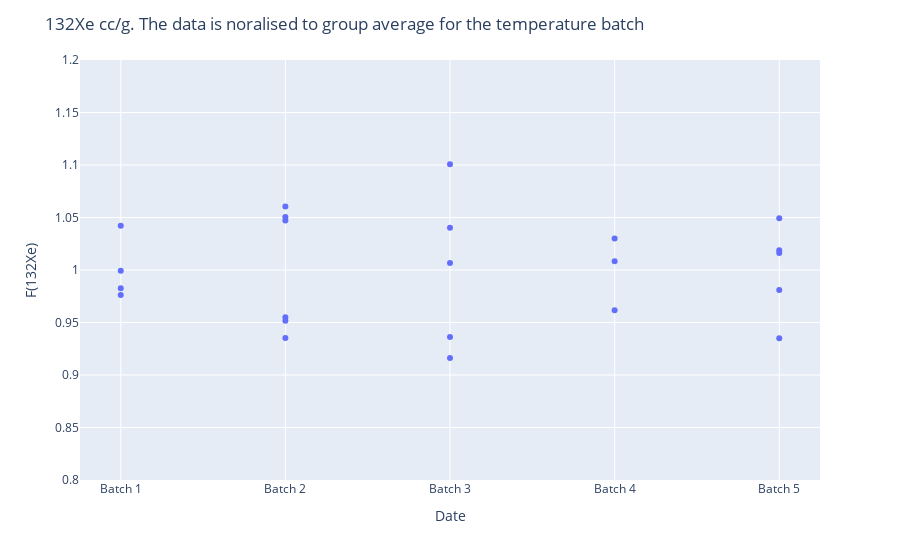

The code cell stored with this chart in its notebook:
### Code cell
fig4 = px.scatter(df, x=df['Batch'], y=df['132Xe % delta'], log_y=False)
#fig.add_scatter(x=dft.index, y=f['fa/mbar'], mode='scatter', name='Nitrogen')



fig4.update_layout(
    title="132Xe cc/g. The data is noralised to group average for the temperature batch",
    xaxis_title="Date",
    yaxis_title="F(132Xe) ")

fig4.update_yaxes(range=[0.8,1.2]) 
fig4.update_xaxes

fig4.show()

### Figure 1 — Plotly figure (JSON) as saved in the notebook; plotly's stock layout.template omitted (floating-point values rounded to 4 significant figures)
{"data": [{"hovertemplate": "Batch=%{x}<br>132Xe % delta=%{y}<extra></extra>", "legendgroup": "", "marker": {"color": "#636efa", "symbol": "circle"}, "mode": "markers", "name": "", "showlegend": false, "type": "scatter", "x": ["Batch 1", "Batch 1", "Batch 1", "Batch 1", "Batch 2", "Batch 2", "Batch 2", "Batch 2", "Batch 2", "Batch 2", "Batch 2", "Batch 3", "Batch 3", "Batch 3", "Batch 3", "Batch 3", "Batch 4", "Batch 4", "Batch 4", "Batch 4", "Batch 4", "Batch 4", "Batch 5", "Batch 5", "Batch 5", "Batch 5", "Batch 5"], "xaxis": "x", "y": [0.9827, 0.9761, 0.9992, 1.042, 1.06, null, 1.047, 0.9352, 0.955, 1.05, 0.9517, 0.9161, 1.04, 1.101, 1.007, 0.9362, 1.03, null, 0.9617, 1.008, null, null, 1.049, 1.016, 1.019, 0.9809, 0.935], "yaxis": "y"}], "layout": {"legend": {"tracegroupgap": 0}, "margin": {"t": 60}, "title": {"text": "132Xe cc/g. The data is noralised to group average for the temperature batch"}, "xaxis": {"anchor": "y", "domain": [0, 1], "title": {"text": "Date"}}, "yaxis": {"anchor": "x", "domain": [0, 1], "range": [0.8, 1.2], "title": {"text": "F(132Xe) "}}}}
